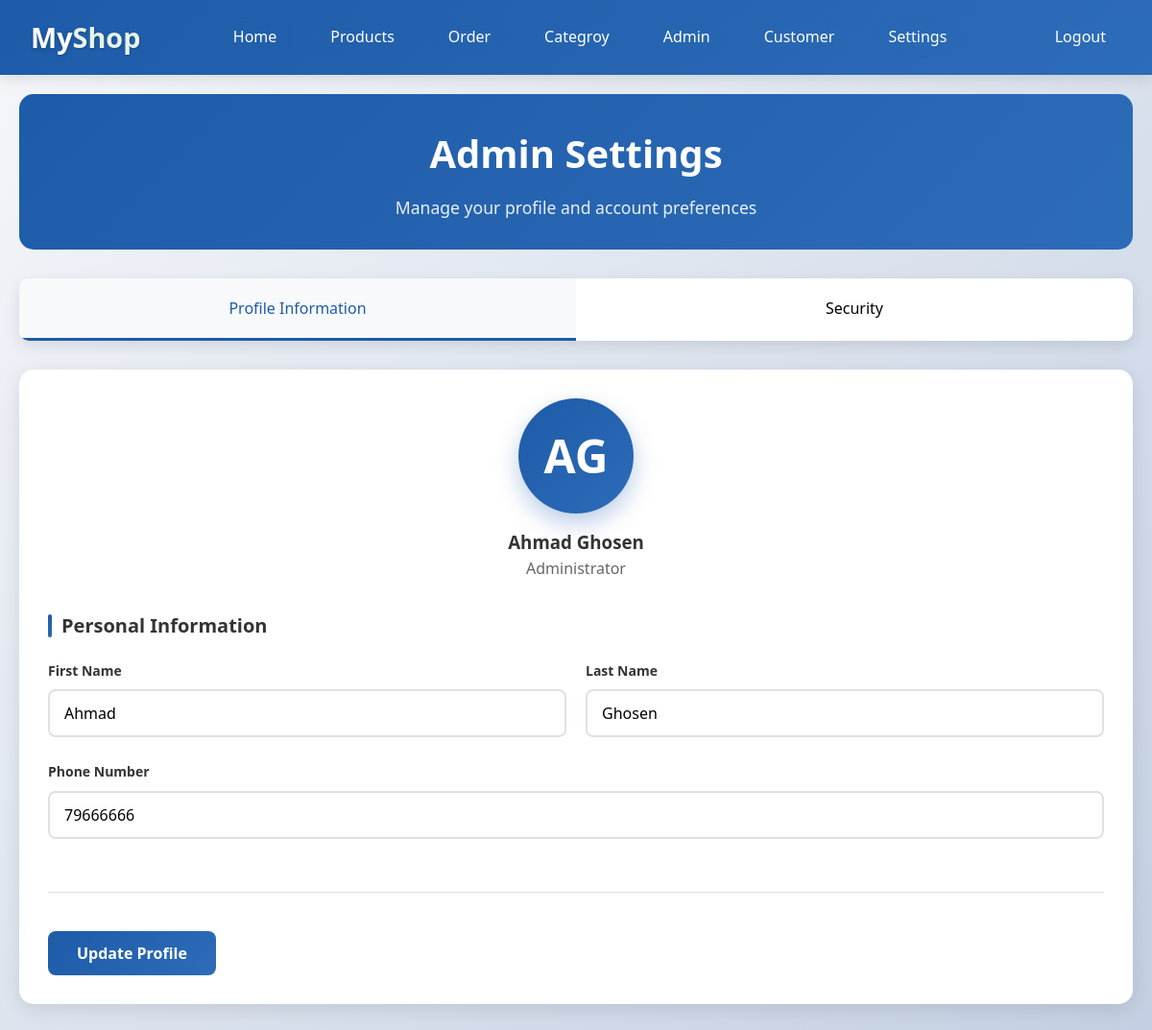
The app's page /admin/setting.php (signed in) with its own data.
### tables this page shows
CREATE TABLE IF NOT EXISTS `users` (
  `id` int NOT NULL AUTO_INCREMENT,
  `first_name` varchar(100) NOT NULL,
  `last_name` varchar(100) NOT NULL,
  `username` varchar(100) NOT NULL,
  `email` varchar(150) NOT NULL,
  `phone` varchar(20) DEFAULT NULL,
  `password` varchar(255) NOT NULL,
  `verification_code` varchar(10) DEFAULT NULL,
  `email_verified_at` datetime DEFAULT NULL,
  `role` varchar(50) DEFAULT 'user',
  `address` text NOT NULL,
  `city` text NOT NULL,
  `date_of_birth` text NOT NULL,
  `gender` text NOT NULL,
  `verified` int NOT NULL,
  `reset_code` varchar(6) DEFAULT NULL,
  `reset_code_expires` datetime NOT NULL,
  `created_at` timestamp NULL DEFAULT CURRENT_TIMESTAMP,
  PRIMARY KEY (`id`),
  UNIQUE KEY `username` (`username`),
  UNIQUE KEY `email` (`email`)
);

### admin/setting.php (the view, shortened to what this page needs)
<?php
include 'config.php';
$admin_id = $_SESSION['user_id'];
$stmt = $conn->prepare("SELECT * FROM users WHERE id = ? AND role = 'admin'");
$stmt->bind_param("i", $admin_id);
$stmt->execute();
$result = $stmt->get_result();
$admin = $result->fetch_assoc();
?>
<!DOCTYPE html>
<html lang="en">
<head>
    <link rel="stylesheet" href="css/index.css">
</head>
<body>
<?php include 'navbar.php'; ?>
    <div class="settings-container">
        <div class="settings-header">
            <h1>Admin Settings</h1>
            <p>Manage your profile and account preferences</p>
        </div>
        <div class="settings-tabs">
            <button class="tab-button active" onclick="showTab('profile')">Profile Information</button>
            <button class="tab-button" onclick="showTab('security')">Security</button>
        </div>
        <div id="profile" class="tab-content active">
            <div class="profile-avatar">
                <div class="avatar-circle">
                    <?php echo strtoupper(substr($admin['first_name'], 0, 1) . substr($admin['last_name'], 0, 1)); ?>
                </div>
                <h3><?php echo htmlspecialchars($admin['first_name'] . ' ' . $admin['last_name']); ?></h3>
                <p style="color: #666;">Administrator</p>
            </div>
            <form method="POST" action="">
                <div class="settings-section">
                    <h3 class="section-title">Personal Information</h3>
                    <div class="form-row">
                        <div class="form-group">
                            <label for="first_name">First Name</label>
                            <input type="text" id="first_name" name="first_name"
                                   value="<?php echo htmlspecialchars($admin['first_name']); ?>" required>
                        </div>
                        <div class="form-group">
                            <label for="last_name">Last Name</label>
                            <input type="text" id="last_name" name="last_name"
                                   value="<?php echo htmlspecialchars($admin['last_name']); ?>" required>
                        </div>
                    </div>
                    <div class="form-group">
                        <label for="phone">Phone Number</label>
                        <input type="tel" id="phone" name="phone"
                               value="<?php echo htmlspecialchars($admin['phone'] ?? ''); ?>">
                    </div>
                </div>
                <button type="submit" name="update_profile" class="btn btn-primary">Update Profile</button>
            </form>
        </div>
    </div>
</body>
</html>

### admin/css/index.css (style rules this page uses)
:root { --primary-color: #2d6cb8; --primary-light: #dcedc8; --primary-dark: #1e5ba8; --white: #ffffff; --gray-light: #f5f5f5; --gray-medium: #e0e0e0; --gray-dark: #757575; --text-color: #333333; --danger-color: #f44336; --warning-color: #ff9800; --success-color: #1e5ba8; --info-color: #2196f3; --border-color: #e0e0e0; --shadow: 0 2px 10px rgba(0, 0, 0, 0.1); --shadow-hover: 0 4px 20px rgba(0, 0, 0, 0.15); }
* { margin: 0; padding: 0; box-sizing: border-box; font-family: "Segoe UI", Tahoma, Geneva, Verdana, sans-serif; }
body { background: linear-gradient(135deg, #f5f7fa 0%, #c3cfe2 100%); color: var(--text-color); line-height: 1.6; min-height: 100vh; }
.btn { padding: 0.75rem 1.5rem; border: none; border-radius: 8px; cursor: pointer; font-weight: 500; text-decoration: none; display: inline-flex; align-items: center; justify-content: center; gap: 0.5rem; transition: all 0.3s ease; font-size: 0.9rem; }
.btn-primary { background: linear-gradient(135deg, var(--primary-color) 0%, var(--primary-dark) 100%); color: var(--white); }

### admin/setting.php (style rules this page uses)
.settings-container { max-width: 1200px; margin: 0 auto; padding: 20px; }
.settings-header { background: linear-gradient(135deg, #1e5ba8, #2d6cb8); color: white; padding: 30px; border-radius: 15px; margin-bottom: 30px; text-align: center; }
.settings-header h1 { margin: 0; font-size: 2.5rem; font-weight: 600; }
.settings-header p { margin: 10px 0 0 0; opacity: 0.9; font-size: 1.1rem; }
.settings-tabs { display: flex; background: white; border-radius: 10px; box-shadow: 0 5px 15px rgba(0,0,0,0.1); margin-bottom: 30px; overflow: hidden; }
.tab-button { flex: 1; padding: 20px; background: none; border: none; cursor: pointer; font-size: 16px; font-weight: 500; transition: all 0.3s ease; border-bottom: 3px solid transparent; }
.tab-button.active { background: #f8f9fa; border-bottom-color: #1e5ba8; color: #1e5ba8; }
.tab-content { display: none; background: white; border-radius: 15px; padding: 30px; box-shadow: 0 5px 20px rgba(0,0,0,0.1); margin-bottom: 20px; }
.tab-content.active { display: block; animation: fadeIn 0.3s ease; }
.form-group { margin-bottom: 25px; }
.form-row { display: flex; gap: 20px; }
.form-row .form-group { flex: 1; }
.form-group label { display: block; margin-bottom: 8px; font-weight: 600; color: #333; font-size: 14px; }
.form-group input, .form-group textarea, .form-group select { width: 100%; padding: 12px 15px; border: 2px solid #e0e0e0; border-radius: 8px; font-size: 16px; transition: all 0.3s ease; box-sizing: border-box; }
.btn { padding: 12px 30px; border: none; border-radius: 8px; font-size: 16px; font-weight: 600; cursor: pointer; transition: all 0.3s ease; text-decoration: none; display: inline-block; text-align: center; }
.btn-primary { background: linear-gradient(135deg, #1e5ba8, #2d6cb8); color: white; }
.profile-avatar { text-align: center; margin-bottom: 30px; }
.avatar-circle { width: 120px; height: 120px; border-radius: 50%; background: linear-gradient(135deg, #1e5ba8, #2d6cb8); color: white; display: inline-flex; align-items: center; justify-content: center; font-size: 48px; font-weight: 600; margin-bottom: 15px; box-shadow: 0 10px 25px rgba(30, 91, 168, 0.3); }
.settings-section { margin-bottom: 40px; padding-bottom: 30px; border-bottom: 1px solid #e0e0e0; }
.section-title { font-size: 20px; font-weight: 600; color: #333; margin-bottom: 20px; display: flex; align-items: center; gap: 10px; }
.section-title::before { content: ''; width: 4px; height: 24px; background: linear-gradient(135deg, #1e5ba8, #2d6cb8); border-radius: 2px; }

### records on screen
users: first_name+last_name "AG", first_name+last_name "Ahmad Ghosen", first_name "Ahmad", last_name "Ghosen", phone "79666666"
